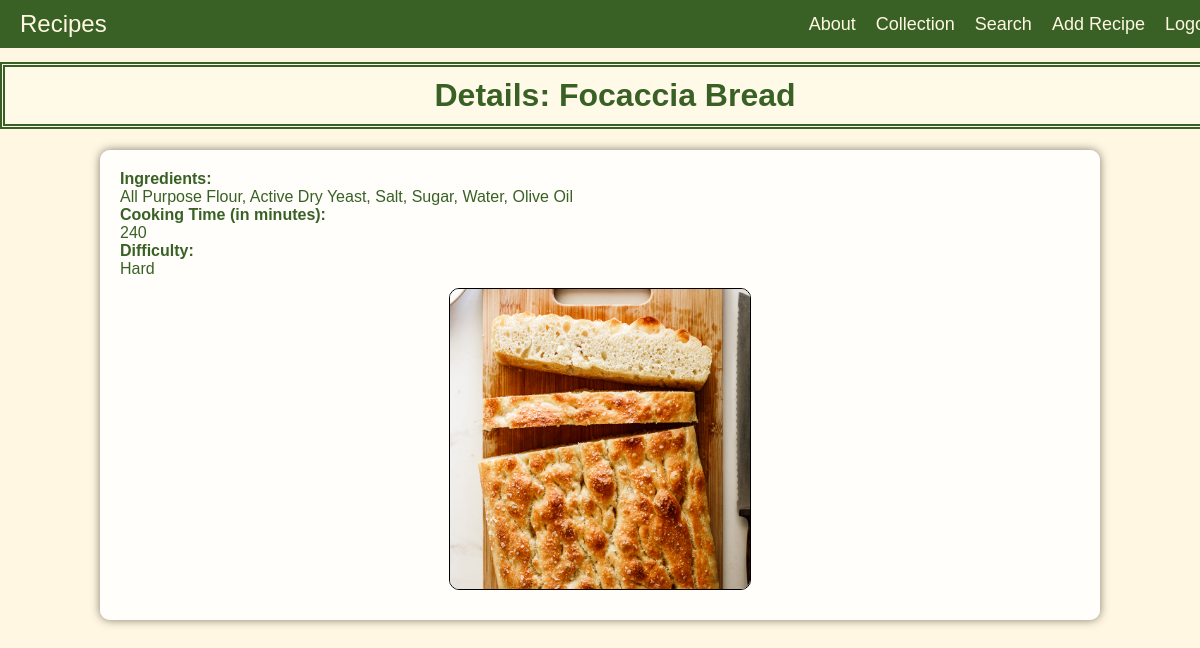
/collection/1 (signed in), run on the app's committed database.
### recipes/models.py (models this page shows, shortened)
class Recipe(models.Model):
    name = models.CharField(max_length=50)
    ingredients = models.CharField(
        max_length=255,
        help_text='Enter ingredients, separated by a comma.'
    )
    cooking_time = models.IntegerField(help_text='Enter cooking time (minutes).')
    pic = models.ImageField(upload_to="recipes", default="no_picture.jpg")
    @property
    def difficulty(self):
        ingredients = self.ingredients.split(", ")
        if self.cooking_time < 10 and len(ingredients) < 4:
            return 'Easy'
        elif self.cooking_time < 10 and len(ingredients) >= 4:
            return 'Medium'
        elif self.cooking_time >= 10 and len(ingredients) < 4:
            return 'Intermediate'
        elif self.cooking_time >= 10 and len(ingredients) >= 4:
            return 'Hard'
        return 'Unknown'

### recipes/views.py (the view)
# urls.py: path("collection/<pk>", RecipeDetailView.as_view(), name="detail"),
class RecipeDetailView(LoginRequiredMixin, DetailView):
    model = Recipe
    template_name = "recipes/detail.html"

### recipes/templates/recipes/detail.html (shortened to what this page needs)
<!DOCTYPE html>
{% extends "base.html" %}
{% load static %}
        {% block content %}
            <h1 class="detail-header">Details: {{object.name}}</h1>
            <div class="details-container">
                <b>Ingredients: </b> {{object.ingredients}}
                <br>
                <b>Cooking Time (in minutes): </b> {{object.cooking_time}}
                <br>
                <b>Difficulty: </b> {{object.difficulty}}
                <br>
                <img src="{{object.pic.url}}" alt="{{object.name}}">
            </div>
        {% endblock %}

### static/css/styles.css (style rules this page uses)
body { font-family: "Bebas Neue", sans-serif; font-weight: 400; font-style: normal; background-color: #fff7e1; color: #396125; }

### recipes/static/recipes/css/about.css (style rules this page uses)
body { font-family: "Bebas Neue", sans-serif; font-weight: 400; font-style: normal; color: #396125; background-color: #fff9e8; margin: 0; padding: 0; }
h1 { background-color: #fff9e8; width: 100%; margin-top: 62px; padding: 10px; text-align: center; }

### recipes/static/recipes/css/collection.css (style rules this page uses)
body { font-family: "Bebas Neue", sans-serif; font-weight: 400; font-style: normal; color: #396125; background-color: #fff9e8; margin: 0; padding: 0; }

### recipes/static/recipes/css/detail.css (style rules this page uses)
body { font-family: "Bebas Neue", sans-serif; font-weight: 400; font-style: normal; color: #396125; background-color: #fff9e8; margin: 0; padding: 0; }
.detail-header { background-color: #fff9e8; width: 100%; margin-top: 62px; padding: 10px; text-align: center; border: thick double #396125; }
img { max-width: 300px; max-height: 300px; width: auto; height: auto; display: block; margin: 10px auto; border: 1px solid black; border-radius: 10px; }
.details-container { width: 80%; margin: 20px auto; background-color: rgba(255, 255, 255, 0.85); box-shadow: 0 0 10px rgba(0, 0, 0, 0.5); border-radius: 10px; padding: 20px; display: flex; flex-direction: column; }

### recipes/static/recipes/css/search.css (style rules this page uses)
body { font-family: "Bebas Neue", sans-serif; font-weight: 400; font-style: normal; color: #396125; background-color: #fff9e8; margin: 0; padding: 0; }

### recipes/static/recipes/css/add_recipe.css (style rules this page uses)
body { font-family: "Bebas Neue", sans-serif; color: #396125; background-color: #fff9e8; background-size: cover; background-position: center; background-repeat: no-repeat; background-attachment: fixed; margin: 0; padding: 0; }
h1 { background-color: #fff9e8; width: 100%; margin-top: 62px; padding: 10px; text-align: center; border: thick double #396125; }

### data on the page
Recipe: name "Focaccia Bread", ingredients "All Purpose Flour, Active Dry Yeast, Salt, Sugar, Water, Olive Oil", cooking_time "240", difficulty "Hard", pic (picture)
